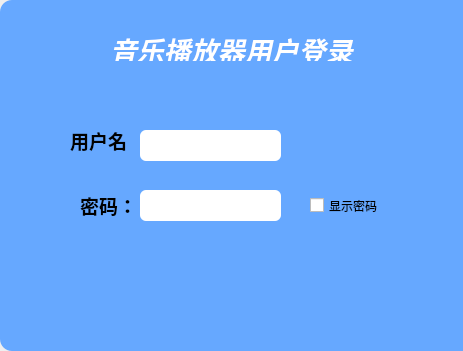
<?xml version="1.0" encoding="UTF-8"?>
<ui version="4.0">
 <class>Login</class>
 <widget class="QWidget" name="Login">
  <property name="geometry">
   <rect>
    <x>0</x>
    <y>0</y>
    <width>463</width>
    <height>351</height>
   </rect>
  </property>
  <property name="windowTitle">
   <string>Form</string>
  </property>
  <widget class="QFrame" name="frame">
   <property name="geometry">
    <rect>
     <x>0</x>
     <y>0</y>
     <width>501</width>
     <height>351</height>
    </rect>
   </property>
   <property name="autoFillBackground">
    <bool>false</bool>
   </property>
   <property name="styleSheet">
    <string notr="true">QFrame{
	background-color: rgb(102, 168, 255);
	border-radius:12px;
}
QLabel{
color:white;
}
QLineEdit{
	border-radius:6px;
}

QPushButton:pressed
{
	background-color: rgb(248, 255, 110);
}</string>
   </property>
   <property name="frameShape">
    <enum>QFrame::StyledPanel</enum>
   </property>
   <property name="frameShadow">
    <enum>QFrame::Raised</enum>
   </property>
   <widget class="QLineEdit" name="userName">
    <property name="geometry">
     <rect>
      <x>140</x>
      <y>130</y>
      <width>141</width>
      <height>31</height>
     </rect>
    </property>
   </widget>
   <widget class="QLabel" name="label">
    <property name="geometry">
     <rect>
      <x>70</x>
      <y>120</y>
      <width>61</width>
      <height>41</height>
     </rect>
    </property>
    <property name="styleSheet">
     <string notr="true">*{
	
	color: rgb(0, 0, 0);
}</string>
    </property>
    <property name="text">
     <string>&lt;html&gt;&lt;head/&gt;&lt;body&gt;&lt;p&gt;&lt;span style=&quot; font-size:14pt; font-weight:700;&quot;&gt;用户名：&lt;/span&gt;&lt;/p&gt;&lt;/body&gt;&lt;/html&gt;</string>
    </property>
   </widget>
   <widget class="QLabel" name="label_2">
    <property name="geometry">
     <rect>
      <x>80</x>
      <y>190</y>
      <width>51</width>
      <height>31</height>
     </rect>
    </property>
    <property name="styleSheet">
     <string notr="true">*{
	
	color: rgb(0, 0, 0);
}</string>
    </property>
    <property name="text">
     <string>&lt;html&gt;&lt;head/&gt;&lt;body&gt;&lt;p&gt;&lt;span style=&quot; font-size:14pt; font-weight:700;&quot;&gt;密码：&lt;/span&gt;&lt;/p&gt;&lt;/body&gt;&lt;/html&gt;</string>
    </property>
   </widget>
   <widget class="QLineEdit" name="userID">
    <property name="geometry">
     <rect>
      <x>140</x>
      <y>190</y>
      <width>141</width>
      <height>31</height>
     </rect>
    </property>
   </widget>
   <widget class="QLabel" name="label_3">
    <property name="geometry">
     <rect>
      <x>110</x>
      <y>30</y>
      <width>251</width>
      <height>31</height>
     </rect>
    </property>
    <property name="text">
     <string>&lt;html&gt;&lt;head/&gt;&lt;body&gt;&lt;p&gt;&lt;span style=&quot; font-size:20pt; font-weight:700; font-style:italic;&quot;&gt;音乐播放器用户登录&lt;/span&gt;&lt;/p&gt;&lt;/body&gt;&lt;/html&gt;</string>
    </property>
   </widget>
   <widget class="QPushButton" name="Login_2">
    <property name="geometry">
     <rect>
      <x>110</x>
      <y>260</y>
      <width>50</width>
      <height>50</height>
     </rect>
    </property>
    <property name="minimumSize">
     <size>
      <width>50</width>
      <height>50</height>
     </size>
    </property>
    <property name="maximumSize">
     <size>
      <width>50</width>
      <height>50</height>
     </size>
    </property>
    <property name="autoFillBackground">
     <bool>false</bool>
    </property>
    <property name="styleSheet">
     <string notr="true">image: url(:/image_/denglu.png);</string>
    </property>
    <property name="text">
     <string/>
    </property>
    <property name="flat">
     <bool>true</bool>
    </property>
   </widget>
   <widget class="QPushButton" name="Create">
    <property name="geometry">
     <rect>
      <x>240</x>
      <y>260</y>
      <width>50</width>
      <height>50</height>
     </rect>
    </property>
    <property name="minimumSize">
     <size>
      <width>50</width>
      <height>50</height>
     </size>
    </property>
    <property name="maximumSize">
     <size>
      <width>50</width>
      <height>50</height>
     </size>
    </property>
    <property name="styleSheet">
     <string notr="true">image: url(:/image_/zhuce.png);</string>
    </property>
    <property name="text">
     <string/>
    </property>
    <property name="flat">
     <bool>true</bool>
    </property>
   </widget>
   <widget class="QCheckBox" name="checkBox">
    <property name="geometry">
     <rect>
      <x>310</x>
      <y>190</y>
      <width>71</width>
      <height>31</height>
     </rect>
    </property>
    <property name="text">
     <string>显示密码</string>
    </property>
   </widget>
   <widget class="QPushButton" name="pushButton">
    <property name="geometry">
     <rect>
      <x>350</x>
      <y>270</y>
      <width>31</width>
      <height>31</height>
     </rect>
    </property>
    <property name="styleSheet">
     <string notr="true">image: url(:/image_/back.png);</string>
    </property>
    <property name="text">
     <string/>
    </property>
    <property name="autoDefault">
     <bool>true</bool>
    </property>
    <property name="default">
     <bool>false</bool>
    </property>
    <property name="flat">
     <bool>true</bool>
    </property>
   </widget>
  </widget>
 </widget>
 <resources/>
 <connections/>
</ui>
